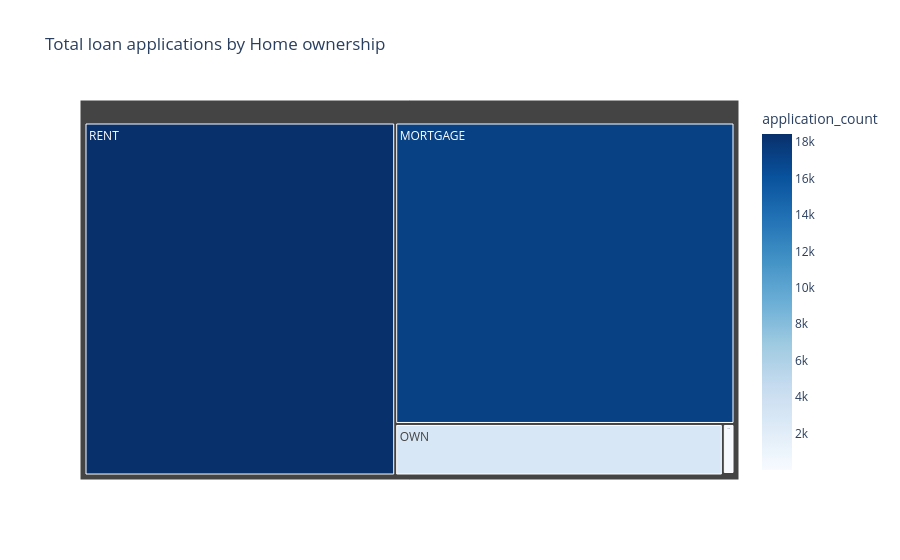

This figure's notebook cell:
### Code cell
home_apps = df.groupby('home_ownership')['id'].count().reset_index()
home_apps.columns = ['home_ownership','application_count']

fig = px.treemap(
    home_apps,
    path=['home_ownership'],
    values ='application_count',
    color = 'application_count',
    color_continuous_scale='blues',
    title='Total loan applications by Home ownership'
)

fig.show()

### Figure 1 — Plotly figure (JSON) as saved in the notebook; plotly's stock layout.template omitted (floating-point values rounded to 4 significant figures)
{"data": [{"branchvalues": "total", "customdata": [[17200.0], [3.0], [98.0], [2838.0], [18440.0]], "domain": {"x": [0, 1], "y": [0, 1]}, "hovertemplate": "labels=%{label}<br>application_count_sum=%{value}<br>parent=%{parent}<br>id=%{id}<br>application_count=%{color}<extra></extra>", "ids": ["MORTGAGE", "NONE", "OTHER", "OWN", "RENT"], "labels": ["MORTGAGE", "NONE", "OTHER", "OWN", "RENT"], "marker": {"coloraxis": "coloraxis", "colors": [17200.0, 3.0, 98.0, 2838.0, 18440.0]}, "name": "", "parents": ["", "", "", "", ""], "type": "treemap", "values": [17200.0, 3.0, 98.0, 2838.0, 18440.0]}], "layout": {"coloraxis": {"colorbar": {"title": {"text": "application_count"}}, "colorscale": [[0, "rgb(247,251,255)"], [0.125, "rgb(222,235,247)"], [0.25, "rgb(198,219,239)"], [0.375, "rgb(158,202,225)"], [0.5, "rgb(107,174,214)"], [0.625, "rgb(66,146,198)"], [0.75, "rgb(33,113,181)"], [0.875, "rgb(8,81,156)"], [1, "rgb(8,48,107)"]]}, "legend": {"tracegroupgap": 0}, "title": {"text": "Total loan applications by Home ownership"}}}
